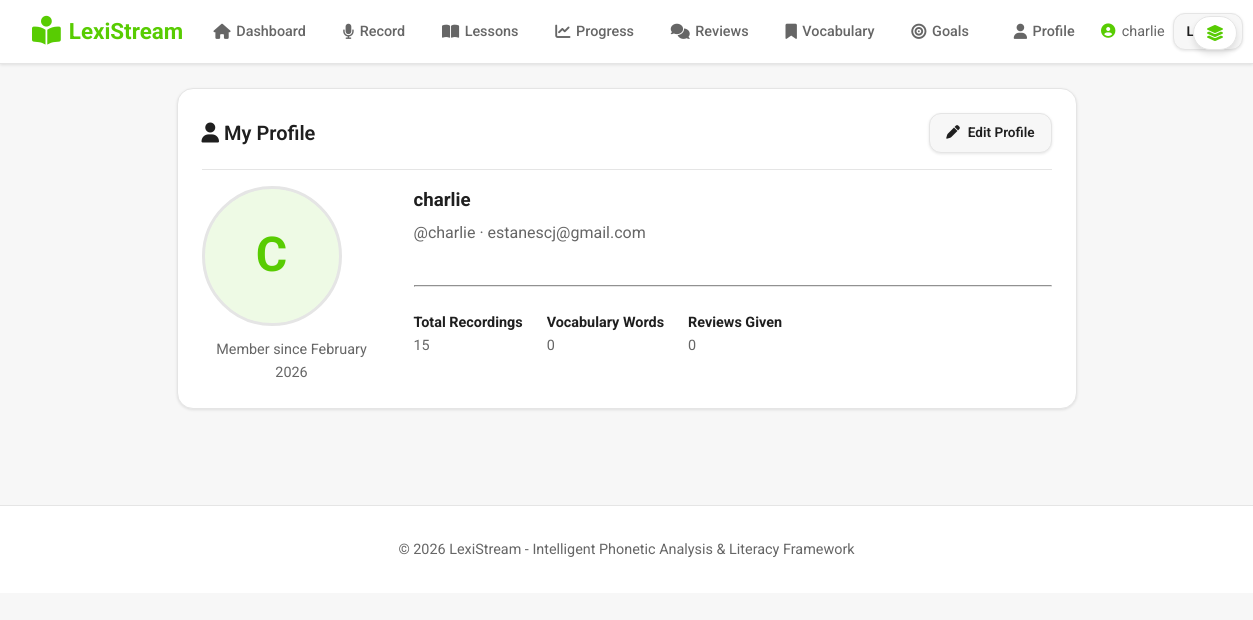
The page /profile (signed in) on the database its author committed.
### app.py (models this page shows)
class User(UserMixin, db.Model):
    id = db.Column(db.Integer, primary_key=True)
    username = db.Column(db.String(80), unique=True, nullable=False)
    email = db.Column(db.String(120), unique=True, nullable=False)
    password_hash = db.Column(db.String(255), nullable=False)
    is_admin = db.Column(db.Boolean, default=False, nullable=False)
    display_name = db.Column(db.String(120))
    bio = db.Column(db.Text)
    location = db.Column(db.String(120))
    website = db.Column(db.String(255))
    avatar_url = db.Column(db.String(255))
    role = db.Column(db.String(20), default="user", nullable=False)  # user, teacher, admin
    created_at = db.Column(db.DateTime, default=datetime.utcnow)

### app.py (the view)
@app.route('/profile')
@login_required
def profile():
    return render_template('profile.html', user=current_user)

### app.py (called while the page is built)
@login_manager.user_loader
def load_user(user_id):
    return User.query.get(int(user_id))

### templates/profile.html (shortened to what this page needs)
{% extends "base.html" %}
{% block content %}
<div class="card" style="max-width: 900px; margin: 0 auto;">
    <div class="card-header">
        <h2 class="card-title"><i class="fas fa-user"></i> My Profile</h2>
        <a href="{{ url_for('edit_profile') }}" class="btn btn-secondary btn-sm">
            <i class="fas fa-pen"></i> Edit Profile
        </a>
    </div>
    <div style="display: flex; gap: 2rem; flex-wrap: wrap;">
        <div style="flex: 0 0 180px; text-align: center;">
            {% if user.avatar_url %}
            <img src="{{ user.avatar_url }}" alt="Avatar"
                 style="width: 140px; height: 140px; border-radius: 50%; object-fit: cover; border: 3px solid var(--cream-border);">
            {% else %}
            <div style="width: 140px; height: 140px; border-radius: 50%; background: rgba(88,204,2,0.1);
                        display: flex; align-items: center; justify-content: center;
                        font-size: 3rem; font-weight: 700; color: var(--matcha-dark);
                        border: 3px solid var(--cream-border); text-transform: uppercase;">
                {{ (user.display_name or user.username)[:1] }}
            </div>
            {% endif %}
            <div style="margin-top: 0.75rem; font-size: 0.9rem; color: var(--text-secondary);">
                Member since {{ user.created_at.strftime('%B %Y') }}
            </div>
        </div>
        <div style="flex: 1 1 300px;">
            <h3 style="margin-bottom: 0.25rem;">
                {{ user.display_name or user.username }}
            </h3>
            <div style="color: var(--text-secondary); margin-bottom: 1rem;">
                @{{ user.username }} &middot; {{ user.email }}
            </div>
            <hr style="margin: 1.5rem 0; border-color: var(--cream-border);">
            <div style="display: flex; flex-wrap: wrap; gap: 1.5rem; font-size: 0.9rem;">
                <div>
                    <strong>Total Recordings</strong><br>
                    <span style="color: var(--text-secondary);">{{ user.recordings|length }}</span>
                </div>
                <div>
                    <strong>Vocabulary Words</strong><br>
                    <span style="color: var(--text-secondary);">{{ user.vocabulary|length }}</span>
                </div>
                <div>
                    <strong>Reviews Given</strong><br>
                    <span style="color: var(--text-secondary);">{{ user.reviews_given|length }}</span>
                </div>
            </div>
        </div>
    </div>
</div>
{% endblock %}

### templates/base.html (shortened to what this page needs)
<!DOCTYPE html>
<html lang="en">
<head>
    <link rel="stylesheet" href="{{ url_for('static', filename='css/style.css') }}">
    <link rel="stylesheet" href="https://cdnjs.cloudflare.com/ajax/libs/font-awesome/6.4.0/css/all.min.css">
</head>
<body>
    <header class="navbar">
        <div class="nav-container">
            <div class="nav-left">
                <a href="{% if current_user.is_authenticated %}{% if current_user.is_admin %}{{ url_for('admin_dashboard') }}{% else %}{{ url_for('dashboard') }}{% endif %}{% else %}{{ url_for('index') }}{% endif %}" class="nav-logo">
                    <i class="fas fa-book-reader"></i>
                    <span>LexiStream</span>
                </a>
            </div>
            <div class="nav-center">
                {% if current_user.is_authenticated %}
                <ul class="nav-menu">
                    {% if current_user.is_admin or current_user.role == 'admin' %}
                    <li>
                        <a href="{{ url_for('admin_dashboard') }}" class="nav-link {% if request.endpoint == 'admin_dashboard' %}active{% endif %}">
                            <i class="fas fa-shield-alt"></i><span>Admin</span>
                        </a>
                    </li>
                    {% elif current_user.role == 'teacher' %}
                    <li>
                        <a href="{{ url_for('teacher_dashboard') }}" class="nav-link {% if request.endpoint == 'teacher_dashboard' %}active{% endif %}">
                            <i class="fas fa-chalkboard-teacher"></i><span>Teacher</span>
                        </a>
                    </li>
                    {% else %}
                    <li>
                        <a href="{{ url_for('dashboard') }}" class="nav-link {% if request.endpoint == 'dashboard' %}active{% endif %}">
                            <i class="fas fa-home"></i><span>Dashboard</span>
                        </a>
                    </li>
                    {% endif %}
                    <li>
                        <a href="{{ url_for('record') }}" class="nav-link {% if request.endpoint == 'record' %}active{% endif %}">
                            <i class="fas fa-microphone"></i><span>Record</span>
                        </a>
                    </li>
                    <li>
                        <a href="{{ url_for('lessons') }}" class="nav-link {% if request.endpoint == 'lessons' %}active{% endif %}">
                            <i class="fas fa-book-open"></i><span>Lessons</span>
                        </a>
                    </li>
                    <li>
                        <a href="{{ url_for('progress') }}" class="nav-link {% if request.endpoint == 'progress' %}active{% endif %}">
                            <i class="fas fa-chart-line"></i><span>Progress</span>
                        </a>
                    </li>
                    <li>
                        <a href="{{ url_for('reviews') }}" class="nav-link {% if 'review' in request.endpoint %}active{% endif %}">
                            <i class="fas fa-comments"></i><span>Reviews</span>
                        </a>
                    </li>
                    <li>
                        <a href="{{ url_for('vocabulary') }}" class="nav-link {% if request.endpoint == 'vocabulary' %}active{% endif %}">
                            <i class="fas fa-bookmark"></i><span>Vocabulary</span>
                        </a>
                    </li>
                    <li>
                        <a href="{{ url_for('goals') }}" class="nav-link {% if request.endpoint == 'goals' %}active{% endif %}">
                            <i class="fas fa-bullseye"></i><span>Goals</span>
                        </a>
                    </li>
                </ul>
                {% endif %}
            </div>
            <div class="nav-right">
                {% if current_user.is_authenticated %}
                <a href="{{ url_for('profile') }}" class="nav-link" style="margin-right: 0.25rem;">
                    <i class="fas fa-user"></i><span>Profile</span>
                </a>
                <span class="nav-user">
                    <i class="fas fa-user-circle"></i>
                    {{ current_user.username }}{% if current_user.is_admin %} (Admin){% endif %}
                </span>
                <a href="{{ url_for('logout') }}" class="btn btn-secondary btn-sm">Logout</a>
                {% else %}
                <a href="{{ url_for('login') }}" class="btn btn-secondary btn-sm">Login</a>
                <a href="{{ url_for('register') }}" class="btn btn-primary btn-sm">Register</a>
                {% endif %}
            </div>
        </div>
    </header>
    {% if current_user.is_authenticated %}
    <button type="button" id="toggleCanvasBtn" class="canvas-toggle" title="Toggle dashboard">
        <i class="fas fa-layer-group"></i>
    </button>
    {% endif %}
    <main class="main-content">
        {% block content %}{% endblock %}
    </main>
    <footer class="footer">
        <p>&copy; 2026 LexiStream - Intelligent Phonetic Analysis & Literacy Framework</p>
    </footer>
</body>
</html>

### static/css/style.css (style rules this page uses)
* { margin: 0; padding: 0; box-sizing: border-box; }
:root { --matcha-dark: #58cc02; --matcha-light: #89e219; --matcha-hover: #4fb800; --cream-bg: #f7f7f7; --cream-light: #ffffff; --cream-border: #e5e5e5; --text-primary: #1f1f1f; --text-secondary: #666666; --text-light: #999999; --danger: #dc3545; --warning: #ffc107; --shadow-sm: 0 1px 3px rgba(0, 0, 0, 0.1); --shadow-md: 0 4px 6px rgba(0, 0, 0, 0.1); --shadow-lg: 0 10px 20px rgba(0, 0, 0, 0.1); }
body { font-family: 'Roboto', -apple-system, BlinkMacSystemFont, 'Segoe UI', sans-serif; background: var(--cream-bg); color: var(--text-primary); line-height: 1.6; min-height: 100vh; }
.navbar { background: var(--cream-light); border-bottom: 1px solid var(--cream-border); position: sticky; top: 0; z-index: 1000; box-shadow: var(--shadow-sm); transition: transform 0.3s ease; }
.nav-container { max-width: 1400px; margin: 0 auto; padding: 0.75rem 2rem; display: flex; align-items: center; justify-content: space-between; gap: 1rem; }
.nav-left, .nav-center, .nav-right { display: flex; align-items: center; gap: 1rem; }
.nav-logo { display: inline-flex; align-items: center; gap: 0.5rem; font-size: 1.4rem; font-weight: 700; color: var(--matcha-dark); text-decoration: none; }
.nav-logo i { font-size: 1.8rem; }
.nav-menu { list-style: none; display: flex; align-items: center; gap: 0.5rem; }
.nav-link { display: inline-flex; align-items: center; gap: 0.35rem; padding: 0.5rem 0.9rem; border-radius: 999px; text-decoration: none; color: var(--text-secondary); font-size: 0.9rem; font-weight: 500; transition: background 0.2s ease, color 0.2s ease; }
.nav-link i { font-size: 0.95rem; }
.nav-user { display: inline-flex; align-items: center; gap: 0.4rem; font-size: 0.9rem; color: var(--text-secondary); }
.nav-user i { color: var(--matcha-dark); }
.nav-right .btn-sm { padding: 0.4rem 0.8rem; }
.nav-right { gap: 0.5rem; }
.canvas-toggle { position: fixed; top: 1rem; right: 1rem; z-index: 1100; background: var(--cream-light); border: 1px solid var(--cream-border); border-radius: 999px; padding: 0.5rem 0.75rem; box-shadow: var(--shadow-md); display: flex; align-items: center; justify-content: center; cursor: pointer; }
.canvas-toggle i { font-size: 1rem; color: var(--matcha-dark); }
.main-content { max-width: 1400px; margin: 0 auto; padding: 1.5rem 2rem 2rem; }
.btn { display: inline-flex; align-items: center; gap: 0.5rem; padding: 0.75rem 1.5rem; border: none; border-radius: 12px; font-weight: 600; font-size: 0.95rem; cursor: pointer; transition: all 0.2s ease; text-decoration: none; font-family: 'Roboto', sans-serif; box-shadow: var(--shadow-sm); }
.btn-secondary { background: var(--cream-light); color: var(--text-primary); border: 2px solid var(--cream-border); }
.btn-sm { padding: 0.5rem 1rem; font-size: 0.85rem; }
.card { background: var(--cream-light); border-radius: 16px; padding: 1.5rem; box-shadow: var(--shadow-sm); border: 1px solid var(--cream-border); margin-bottom: 1.5rem; }
.card-header { display: flex; justify-content: space-between; align-items: center; margin-bottom: 1rem; padding-bottom: 1rem; border-bottom: 1px solid var(--cream-border); }
.card-title { font-size: 1.25rem; font-weight: 600; color: var(--text-primary); }
.footer { background: var(--cream-light); border-top: 1px solid var(--cream-border); text-align: center; padding: 2rem; margin-top: 4rem; color: var(--text-secondary); font-size: 0.9rem; }
.btn-secondary { background: var(--cream-bg); color: var(--text-primary); border: 1px solid var(--cream-border); }

### rows shown on the page
User: username "charlie", display_name+username "C", created_at "February 2026", display_name+username "charlie", email "estanescj@gmail.com"

### other values the page prints
{{ user.recordings|length }} "15"
{{ user.vocabulary|length }} "0"
{{ user.reviews_given|length }} "0"
